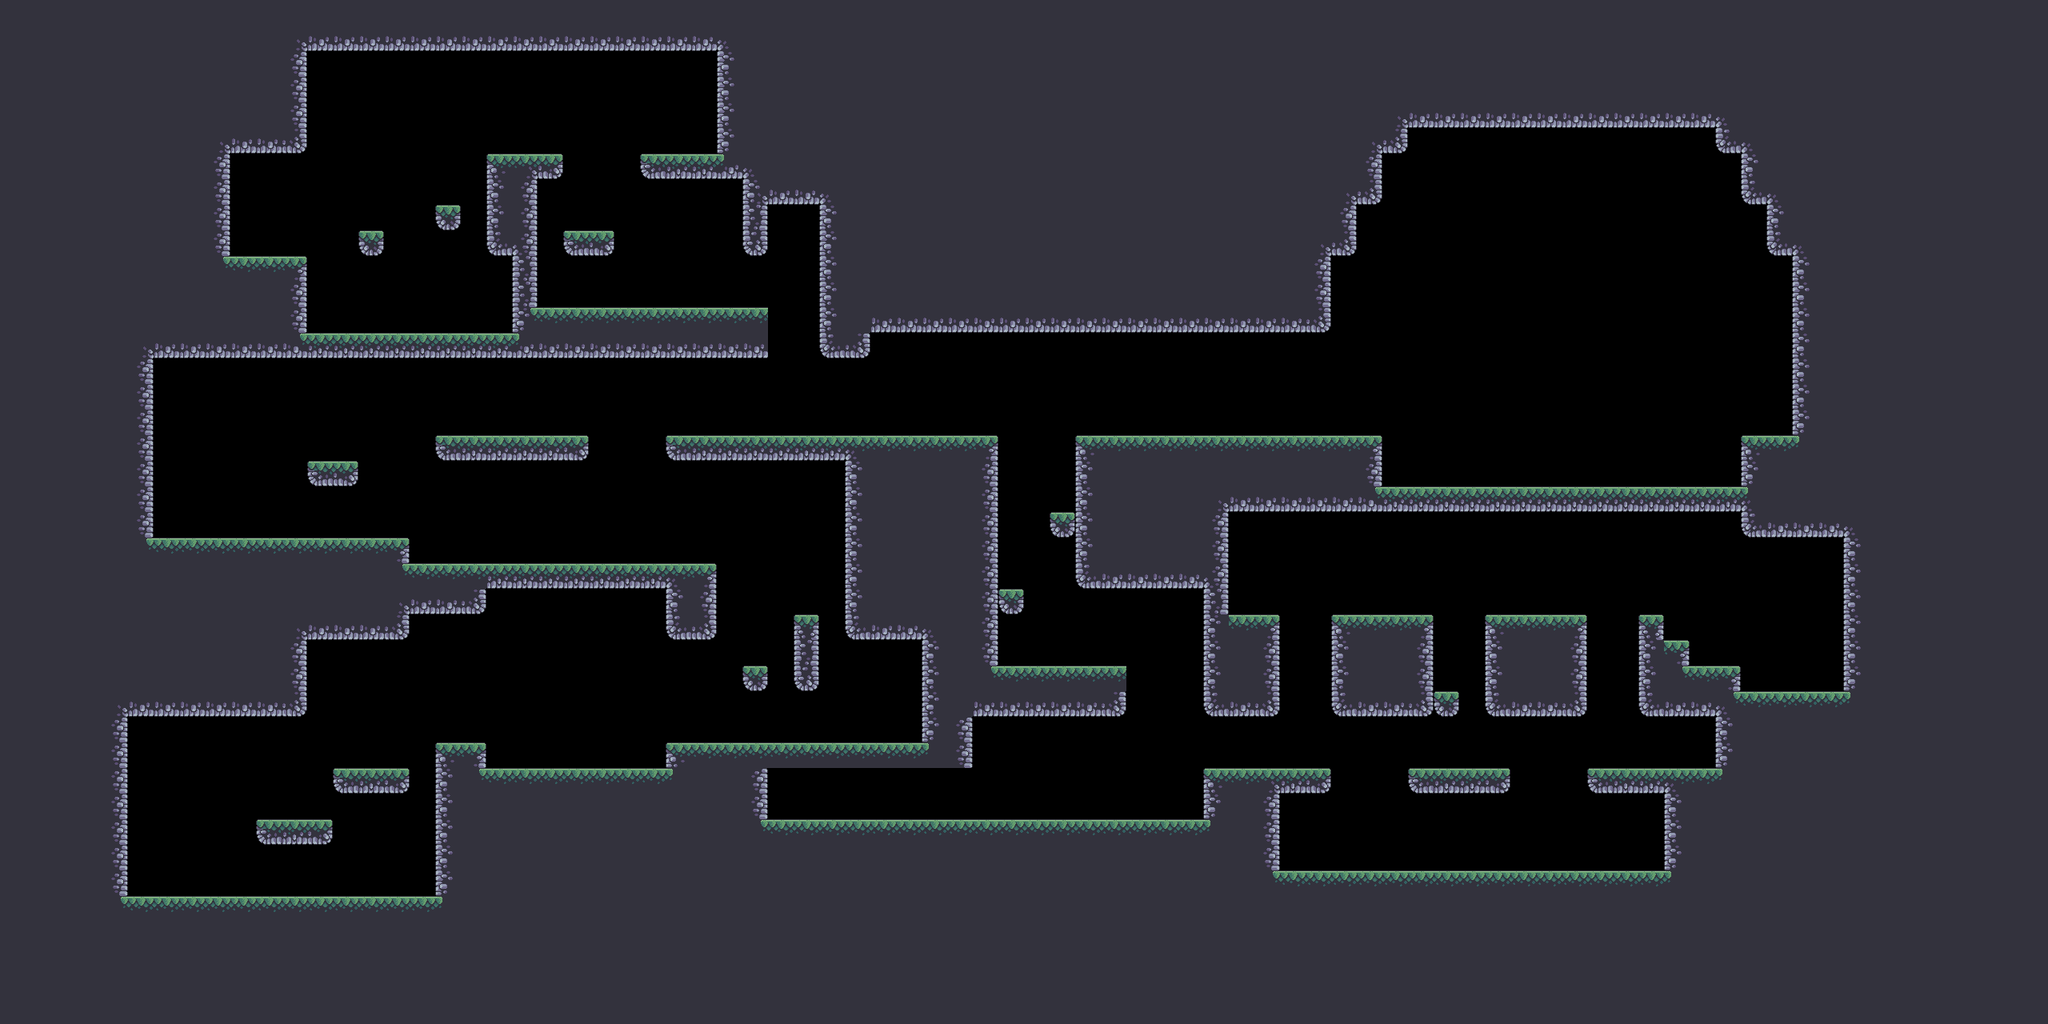

Rendered tile map (Tiled .tmx) drawn with the repository's tilesets; below, a short description and the map source with its tile grids summarised:
An orthogonal 80x40 tile map with 32x32 px tiles, 1 tile layer (Tile Layer 1) and 1 object (EntitySpawn).

<map version="1.10" tiledversion="1.10.2" orientation="orthogonal" renderorder="right-down" width="80" height="40" tilewidth="32" tileheight="32" infinite="0" nextlayerid="3" nextobjectid="11">
 <editorsettings>
  <export target="level1..tmx" format="tmx" />
 </editorsettings>
 <tileset firstgid="1" source="TreasureHunters.tsx" />
 <layer id="1" name="Tile Layer 1" width="80" height="40">
  <data>[3200 cells, 2002 non-empty, 29 distinct tile ids]</data>
 </layer>
 <objectgroup id="2" name="Entities">
  <object id="10" name="PlayerStart" type="EntitySpawn" x="236" y="1084">
   <point />
  </object>
 </objectgroup>
</map>
